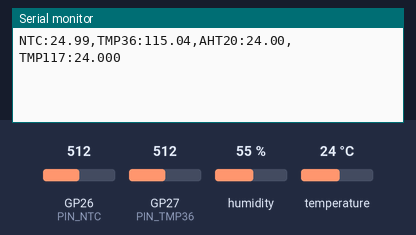
Bench run of a sketch on a simulated Raspberry Pi Pico. On the bench: the last lines printed to the serial monitor. Inputs (shaded band) come from the test bench; at power-on: temperature 24 °C, GP26 (PIN_NTC) = 512, GP27 (PIN_TMP36) = 512, humidity 55 % (analog values on the 0–1023 scale).

Above: at 1.9 s.
2.0 s: temperature set to 12 °C
At 3.0 s:
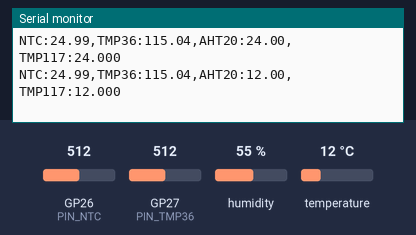
3.5 s: GP26 (PIN_NTC) set to 716
At 4.7 s:
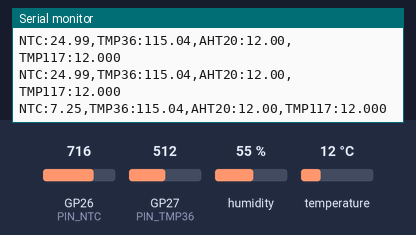
5.0 s: GP27 (PIN_TMP36) set to 716
At 5.5 s:
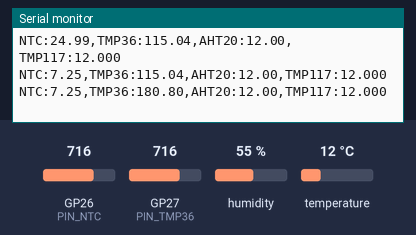
6.5 s: temperature set to 19 °C
At 7.8 s:
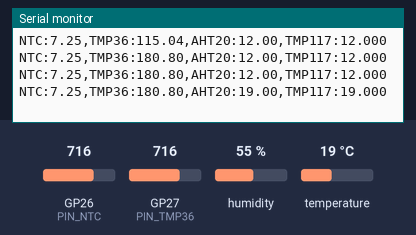
8.0 s: GP26 (PIN_NTC) set to 992
At 9.0 s:
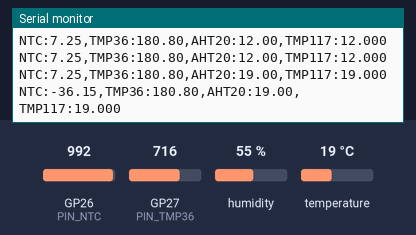
9.5 s: GP27 (PIN_TMP36) set to 992
At 10.5 s:
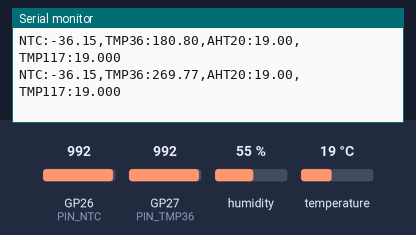
Timing chart, 0 to 12.0 s (numbered marks = the images above; inputs shaded):
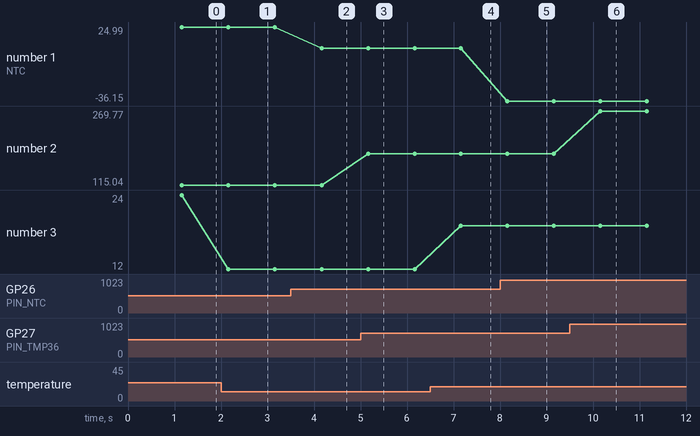

Measured:
- after the input at 2.0 s, the serial monitor: prints a new line after 0.16 s (image 1)
- after the input at 3.5 s, the serial monitor: prints a new line after 0.66 s (image 2)
- after the input at 5.0 s, the serial monitor: prints a new line after 0.16 s (image 3)
- after the input at 6.5 s, the serial monitor: prints a new line after 0.66 s (image 4)
- after the input at 8.0 s, the serial monitor: prints a new line after 0.16 s (image 5)
- after the input at 9.5 s, the serial monitor: prints a new line after 0.66 s (image 6)
- plotted number 1: 24.99 → 7.25 after the input at 3.5 s, 7.25 → -36.15 after the input at 8.0 s
- plotted number 2: 115.04 → 180.8 after the input at 5.0 s, 180.8 → 269.77 after the input at 9.5 s

The sketch:

read_temps_test.ino
```cpp
// Episode 2 test sketch: read NTC, TMP36, AHT20, TMP117 once per second
// Board: Adafruit Feather RP2350 (Arduino-Pico core)
// Libraries: Adafruit TMP117, Adafruit AHTX0 (install via Library Manager)
//
// Wiring:
//   NTC:   3.3V -> 10k fixed -> A0 -> NTC -> GND
//   TMP36: 3.3V, GND, Vout -> A1
//   AHT20 + TMP117 on STEMMA QT (I2C)

#include <Wire.h>
#include <Adafruit_TMP117.h>
#include <Adafruit_AHTX0.h>

// ---- Analog settings ----
const int   PIN_NTC     = A0;
const int   PIN_TMP36   = A1;
const float VREF        = 3.3;     // ADC reference voltage
const float ADC_MAX     = 4095.0;  // 12-bit

// ---- NTC parameters (check your thermistor's datasheet) ----
const float R_FIXED     = 10000.0; // fixed resistor (top of divider)
const float R_NOMINAL   = 10000.0; // NTC resistance at 25 C
const float T_NOMINAL   = 25.0;    // deg C
const float BETA        = 3977.0;  // From datasheet

const unsigned long PERIOD_MS = 1000;

Adafruit_TMP117 tmp117;
Adafruit_AHTX0  aht;
bool tmp117_ok = false;
bool aht_ok    = false;

float readNTC() {
  int adc = analogRead(PIN_NTC);
  if (adc <= 0 || adc >= ADC_MAX) return NAN;  // open or shorted
  // NTC is the bottom leg: Vout/Vin = R_ntc / (R_fixed + R_ntc)
  // Ratiometric, so supply voltage cancels out
  float r_ntc = R_FIXED * adc / (ADC_MAX - adc);
  // Beta equation: 1/T = 1/T0 + (1/B) * ln(R/R0)
  float invT = 1.0 / (T_NOMINAL + 273.15) + log(r_ntc / R_NOMINAL) / BETA;
  return 1.0 / invT - 273.15;
}

float readTMP36() {
  int adc = analogRead(PIN_TMP36);
  float v = adc * VREF / ADC_MAX;
  return (v - 0.5) * 100.0;  // 10 mV/C, 500 mV offset at 0 C
}

void setup() {
  Serial.begin(115200);
  while (!Serial && millis() < 3000) {}

  analogReadResolution(12);
  Wire.begin();

  tmp117_ok = tmp117.begin();
  aht_ok    = aht.begin();
  if (!tmp117_ok) Serial.println("# TMP117 not found");
  if (!aht_ok)    Serial.println("# AHT20 not found");
}

void loop() {
  static unsigned long last = 0;
  if (millis() - last < PERIOD_MS) return;
  last += PERIOD_MS;

  float t_ntc   = readNTC();
  float t_tmp36 = readTMP36();
  float t_tmp117 = NAN;
  float t_aht    = NAN;

  sensors_event_t ev, hum;
  if (tmp117_ok && tmp117.getEvent(&ev)) t_tmp117 = ev.temperature;
  if (aht_ok && aht.getEvent(&hum, &ev)) t_aht = ev.temperature;

  // "label:value" format works in the Arduino Serial Plotter
  Serial.print("NTC:");     Serial.print(t_ntc, 2);
  Serial.print(",TMP36:");  Serial.print(t_tmp36, 2);
  Serial.print(",AHT20:");  Serial.print(t_aht, 2);
  Serial.print(",TMP117:"); Serial.println(t_tmp117, 3);
}
```
